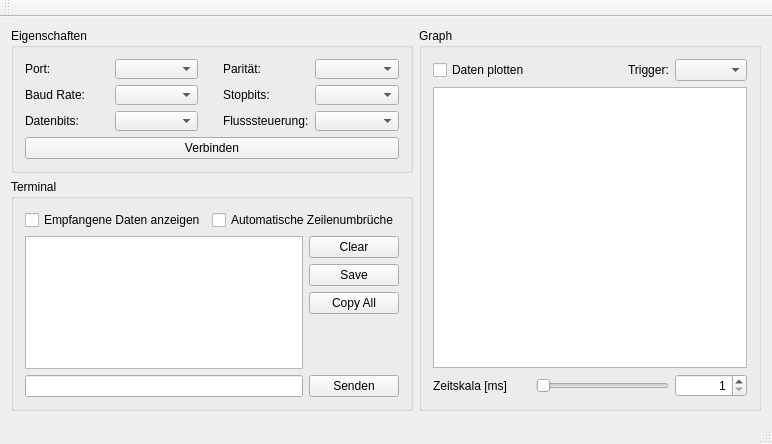
<?xml version="1.0" encoding="UTF-8"?>
<ui version="4.0">
 <class>MainWindowClass</class>
 <widget class="QMainWindow" name="MainWindowClass">
  <property name="geometry">
   <rect>
    <x>0</x>
    <y>0</y>
    <width>772</width>
    <height>444</height>
   </rect>
  </property>
  <property name="windowTitle">
   <string>MainWindow</string>
  </property>
  <widget class="QWidget" name="centralWidget">
   <layout class="QGridLayout" name="gridLayout_4">
    <item row="0" column="0">
     <widget class="QGroupBox" name="groupBox">
      <property name="title">
       <string>Eigenschaften</string>
      </property>
      <layout class="QGridLayout" name="gridLayout_2">
       <item row="0" column="0">
        <widget class="QLabel" name="label_Port">
         <property name="text">
          <string>Port:</string>
         </property>
        </widget>
       </item>
       <item row="0" column="1">
        <widget class="QComboBox" name="comboBox_Port">
         <property name="minimumSize">
          <size>
           <width>69</width>
           <height>20</height>
          </size>
         </property>
        </widget>
       </item>
       <item row="0" column="2">
        <spacer name="horizontalSpacer">
         <property name="orientation">
          <enum>Qt::Horizontal</enum>
         </property>
         <property name="sizeType">
          <enum>QSizePolicy::Preferred</enum>
         </property>
         <property name="sizeHint" stdset="0">
          <size>
           <width>13</width>
           <height>20</height>
          </size>
         </property>
        </spacer>
       </item>
       <item row="0" column="3">
        <widget class="QLabel" name="label_Parity">
         <property name="text">
          <string>Parität:</string>
         </property>
        </widget>
       </item>
       <item row="0" column="4">
        <widget class="QComboBox" name="comboBox_Parity">
         <property name="minimumSize">
          <size>
           <width>69</width>
           <height>20</height>
          </size>
         </property>
        </widget>
       </item>
       <item row="1" column="0">
        <widget class="QLabel" name="label_Baud">
         <property name="text">
          <string>Baud Rate:</string>
         </property>
        </widget>
       </item>
       <item row="1" column="1">
        <widget class="QComboBox" name="comboBox_Baud">
         <property name="minimumSize">
          <size>
           <width>69</width>
           <height>20</height>
          </size>
         </property>
        </widget>
       </item>
       <item row="1" column="2">
        <spacer name="horizontalSpacer_2">
         <property name="orientation">
          <enum>Qt::Horizontal</enum>
         </property>
         <property name="sizeType">
          <enum>QSizePolicy::Fixed</enum>
         </property>
         <property name="sizeHint" stdset="0">
          <size>
           <width>13</width>
           <height>20</height>
          </size>
         </property>
        </spacer>
       </item>
       <item row="1" column="3">
        <widget class="QLabel" name="label_StopBits">
         <property name="text">
          <string>Stopbits:</string>
         </property>
        </widget>
       </item>
       <item row="1" column="4">
        <widget class="QComboBox" name="comboBox_StopBits">
         <property name="minimumSize">
          <size>
           <width>69</width>
           <height>20</height>
          </size>
         </property>
        </widget>
       </item>
       <item row="2" column="0">
        <widget class="QLabel" name="label_DataBits">
         <property name="text">
          <string>Datenbits:</string>
         </property>
        </widget>
       </item>
       <item row="2" column="1">
        <widget class="QComboBox" name="comboBox_DataBits">
         <property name="minimumSize">
          <size>
           <width>69</width>
           <height>20</height>
          </size>
         </property>
        </widget>
       </item>
       <item row="2" column="2">
        <spacer name="horizontalSpacer_3">
         <property name="orientation">
          <enum>Qt::Horizontal</enum>
         </property>
         <property name="sizeType">
          <enum>QSizePolicy::Fixed</enum>
         </property>
         <property name="sizeHint" stdset="0">
          <size>
           <width>13</width>
           <height>20</height>
          </size>
         </property>
        </spacer>
       </item>
       <item row="2" column="3">
        <widget class="QLabel" name="label_FlowControl">
         <property name="text">
          <string>Flusssteuerung:</string>
         </property>
        </widget>
       </item>
       <item row="2" column="4">
        <widget class="QComboBox" name="comboBox_FlowControl">
         <property name="minimumSize">
          <size>
           <width>69</width>
           <height>20</height>
          </size>
         </property>
        </widget>
       </item>
       <item row="3" column="0" colspan="5">
        <widget class="QPushButton" name="pushButton_Connect">
         <property name="text">
          <string>Verbinden</string>
         </property>
        </widget>
       </item>
      </layout>
     </widget>
    </item>
    <item row="0" column="1" rowspan="2">
     <widget class="QGroupBox" name="groupBox_3">
      <property name="title">
       <string>Graph</string>
      </property>
      <layout class="QGridLayout" name="gridLayout_3">
       <item row="0" column="0">
        <widget class="QCheckBox" name="checkBox_PlotData">
         <property name="text">
          <string>Daten plotten</string>
         </property>
        </widget>
       </item>
       <item row="0" column="1">
        <spacer name="horizontalSpacer_4">
         <property name="orientation">
          <enum>Qt::Horizontal</enum>
         </property>
         <property name="sizeHint" stdset="0">
          <size>
           <width>149</width>
           <height>20</height>
          </size>
         </property>
        </spacer>
       </item>
       <item row="0" column="2">
        <widget class="QLabel" name="label_Trigger">
         <property name="text">
          <string>Trigger:</string>
         </property>
        </widget>
       </item>
       <item row="0" column="3">
        <widget class="QComboBox" name="comboBox_Trigger"/>
       </item>
       <item row="2" column="0">
        <widget class="QLabel" name="label_shownPoints">
         <property name="text">
          <string>Zeitskala [ms]</string>
         </property>
        </widget>
       </item>
       <item row="2" column="3">
        <widget class="QSpinBox" name="spinBox_ShownPoints">
         <property name="minimumSize">
          <size>
           <width>51</width>
           <height>0</height>
          </size>
         </property>
         <property name="alignment">
          <set>Qt::AlignRight|Qt::AlignTrailing|Qt::AlignVCenter</set>
         </property>
         <property name="buttonSymbols">
          <enum>QAbstractSpinBox::UpDownArrows</enum>
         </property>
         <property name="minimum">
          <number>1</number>
         </property>
         <property name="maximum">
          <number>5000</number>
         </property>
        </widget>
       </item>
       <item row="1" column="0" colspan="4">
        <widget class="QChartView" name="graphicsView_Graph"/>
       </item>
       <item row="2" column="1" colspan="2">
        <widget class="QSlider" name="horizontalSlider_ShownPoints">
         <property name="minimum">
          <number>1</number>
         </property>
         <property name="maximum">
          <number>5000</number>
         </property>
         <property name="orientation">
          <enum>Qt::Horizontal</enum>
         </property>
        </widget>
       </item>
      </layout>
     </widget>
    </item>
    <item row="1" column="0">
     <widget class="QGroupBox" name="groupBox_2">
      <property name="title">
       <string>Terminal</string>
      </property>
      <layout class="QGridLayout" name="gridLayout">
       <item row="0" column="0">
        <widget class="QCheckBox" name="checkBox_ShowReceivedData">
         <property name="text">
          <string>Empfangene Daten anzeigen</string>
         </property>
        </widget>
       </item>
       <item row="0" column="1" colspan="2">
        <widget class="QCheckBox" name="checkBox_AutoNewLine">
         <property name="text">
          <string>Automatische Zeilenumbrüche</string>
         </property>
        </widget>
       </item>
       <item row="1" column="0" rowspan="4" colspan="2">
        <widget class="QPlainTextEdit" name="plainTextEdit_Terminal"/>
       </item>
       <item row="1" column="2">
        <widget class="QPushButton" name="pushButton_Clear">
         <property name="text">
          <string>Clear</string>
         </property>
        </widget>
       </item>
       <item row="2" column="2">
        <widget class="QPushButton" name="pushButton_Save">
         <property name="text">
          <string>Save</string>
         </property>
        </widget>
       </item>
       <item row="3" column="2">
        <widget class="QPushButton" name="pushButton_CopyAll">
         <property name="text">
          <string>Copy All</string>
         </property>
        </widget>
       </item>
       <item row="4" column="2">
        <spacer name="verticalSpacer">
         <property name="orientation">
          <enum>Qt::Vertical</enum>
         </property>
         <property name="sizeHint" stdset="0">
          <size>
           <width>20</width>
           <height>81</height>
          </size>
         </property>
        </spacer>
       </item>
       <item row="5" column="0" colspan="2">
        <widget class="QLineEdit" name="lineEdit_Send"/>
       </item>
       <item row="5" column="2">
        <widget class="QPushButton" name="pushButton_Send">
         <property name="text">
          <string>Senden</string>
         </property>
        </widget>
       </item>
      </layout>
     </widget>
    </item>
   </layout>
  </widget>
  <widget class="QMenuBar" name="menuBar">
   <property name="geometry">
    <rect>
     <x>0</x>
     <y>0</y>
     <width>772</width>
     <height>21</height>
    </rect>
   </property>
  </widget>
  <widget class="QToolBar" name="mainToolBar">
   <attribute name="toolBarArea">
    <enum>TopToolBarArea</enum>
   </attribute>
   <attribute name="toolBarBreak">
    <bool>false</bool>
   </attribute>
  </widget>
  <widget class="QStatusBar" name="statusBar"/>
 </widget>
 <layoutdefault spacing="6" margin="11"/>
 <customwidgets>
  <customwidget>
   <class>QChartView</class>
   <extends>QGraphicsView</extends>
   <header>QtCharts</header>
  </customwidget>
 </customwidgets>
 <resources>
  <include location="MainWindow.qrc"/>
 </resources>
 <connections/>
</ui>
